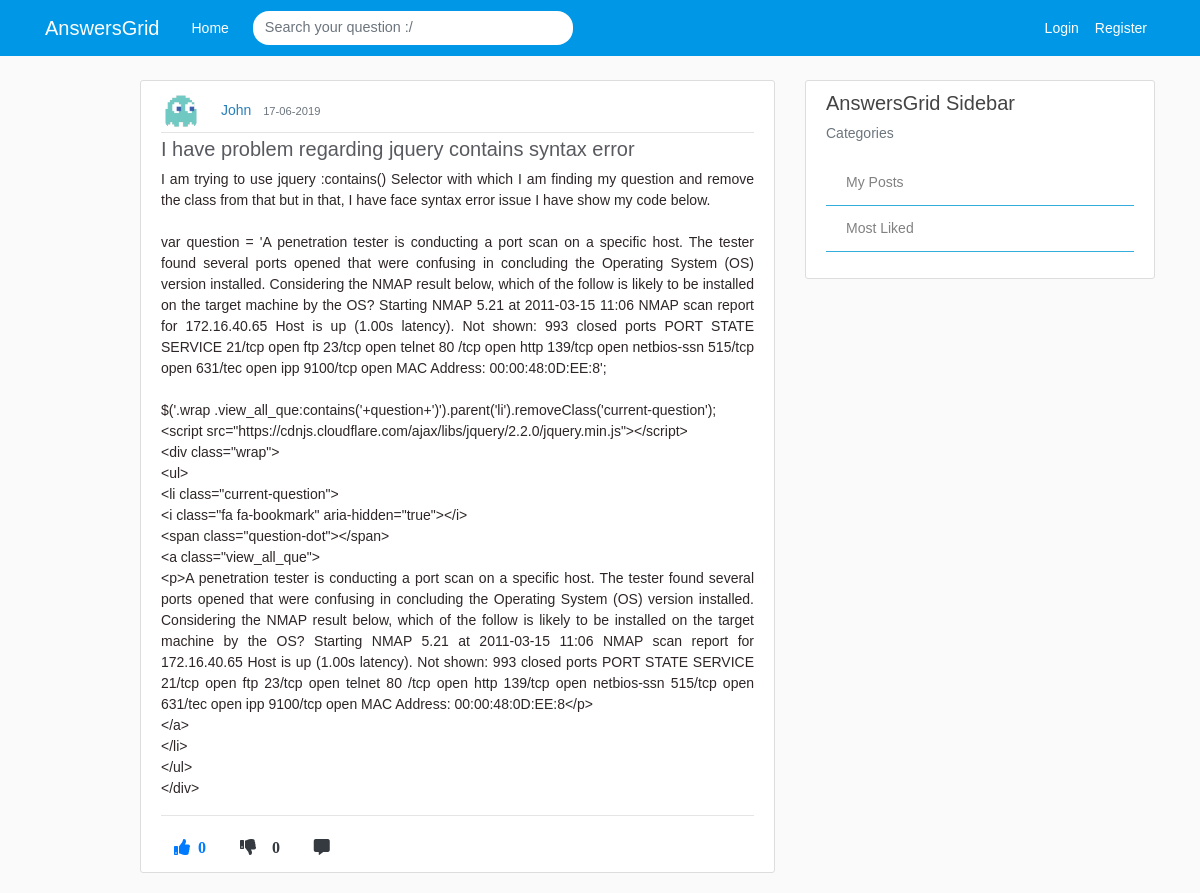
The page /post/5 on the database its author committed.
### application/models.py (models this page shows, shortened)
class User(db.Model, UserMixin):
    id = db.Column(db.Integer, primary_key=True)
    username = db.Column(db.String(20), unique=True, nullable=False)
    email = db.Column(db.String(120), unique=True, nullable=False)
    image_file = db.Column(db.String(20), nullable=False, default='default.jpg')
    password = db.Column(db.String(60), nullable=False)
    verified = db.Column(db.Integer, nullable=False)
    posts = db.relationship('Post', backref='author', lazy=True)
    answers = db.relationship('Answer', backref="author", lazy=True)
    comments = db.relationship('Comment', backref='author', lazy=True)
    answercomments = db.relationship('AnswerComment', backref='author', lazy=True)
    favourites = db.relationship('Favourite', backref='author', lazy=True)

class Post(db.Model):
    id = db.Column(db.Integer, primary_key=True)
    title = db.Column(db.String(100), nullable=False)
    content = db.Column(db.Text, nullable=False)
    date_posted = db.Column(db.DateTime, nullable=False, default=datetime.utcnow)
    like_count = db.Column(db.Integer, nullable=False, default=0)
    dislike_count = db.Column(db.Integer, nullable=False, default=0)
    user_id = db.Column(db.Integer, db.ForeignKey('user.id'), nullable=False)
    comments = db.relationship('Comment', backref='commentOnPost', lazy=True)
    answers = db.relationship('Answer', backref='answerOnPost', lazy=True)
    favourites = db.relationship('Favourite', backref='favour_post', lazy=True)

### application/routes.py (the view)
@app.route("/post/<int:post_id>", methods=['GET', 'POST'])
def post(post_id):
    post = Post.query.get_or_404(post_id)
    return render_template('post.html',title=post.title,post=post)

### application/templates/post.html (shortened to what this page needs)
{% extends "layout.html" %}
{% block content %}
    <article class="media content-section">
      <div class="media-body">
        <div class="article-metadata">
          <img class="rounded-circle article-img" src="{{ url_for('static', filename='profile_pics/' + post.author.image_file) }}">
          <a class="mr-2" href="{{ url_for('user_posts', username=post.author.username) }}">{{ post.author.username }}</a>
          <small class="text-muted">{{ post.date_posted.strftime('%d-%m-%Y') }}</small>
        </div>
        <h5 class="article-title text-justify">{{ post.title }}</h5>
        <p class="article-content text-justify">{{ post.content }}</p>
        <p><a class="article-content text-justify" href="#">{{ post.tags }}</a></p><hr>
        {%  if current_user.is_authenticated %}
        <a href="{{ url_for('upvote', post_id=post.id, user_id=current_user.id) }}"><i class="fas fa-thumbs-up mr-1 btn text-primary upvote"><span class="ml-2 likes-count">{{ post.like_count }}</span></i></a>
        <a href="{{ url_for('downvote', post_id=post.id, user_id=current_user.id) }}"><i class="fas fa-thumbs-down mr-1 btn text-dark"><span id="demo" class="ml-3">{{ post.dislike_count }}</i></a>
        <a href="{{url_for('comment_post', post_id=post.id)}}"><i class="fas fa-comment-alt mr-1 btn text-dark"></i></a>
        <a href="https://twitter.com/share?ref_src=twsrc%5Etfw" class="twitter-share-button" data-show-count="false"></a>
        {% else %}
        <a href="#"><i class="fas fa-thumbs-up mr-1 btn text-primary upvote"><span class="ml-2 likes-count">{{ post.like_count }}</span></i></a>
        <a href="#"><i class="fas fa-thumbs-down mr-1 btn text-dark"><span id="demo" class="ml-3">{{ post.like_count }}</i></a>
        <a href="{{url_for('comment_post', post_id=post.id)}}"><i class="fas fa-comment-alt mr-1 btn text-dark"></i></a>
      {% endif %}
      </div>
    </article>
{% endblock content %}

### application/static/main.css (style rules this page uses)
body { background: #fafafa; color: #333333; margin-top: 5rem; }
h1, h2, h3, h4, h5, h6 { color: #444444; }
.content-section { background: #ffffff; padding: 10px 20px; border: 1px solid #dddddd; border-radius: 3px; margin-bottom: 20px; }
.article-title { color: #444444; }
.article-content { white-space: pre-line; }
.article-img { height: 40px; width: 40px; margin-right: 16px; }
.article-metadata { padding-bottom: 1px; margin-bottom: 4px; border-bottom: 1px solid #e3e3e3 }

### application/templates/layout.html (style rules this page uses)
body { color: #2e2626; margin-top: 5rem; font-size: 14px; font-weight: unset; line-height: 1.5; font-family: Arial; }
img { display: inline; }
a { color: #2980b9; }
.fa-thumbs-up { color: #4286f4; }
.fa-thumbs-down { color: #f1545b }
.article-title { color: #595a60; }

### rows shown on the page
User: image_file (placeholder picture), author.username "John"
Post: date_posted "17-06-2019", title "I have problem regarding jquery contains syntax error", content "I am trying to use jquery :contains() Selector with which I am finding my question and remove the class from that but in that, I have face syntax error issue I have show my code below. var question = 'A penetration tester is conducting a port scan on a specific host. The tester found several ports opened that were confusing in concluding the Operating System (OS) version installed. Considering the NMAP result below, which of the follow is likely to be installed on the target machine by the OS? Starting NMAP 5.21 at 2011-03-15 11:06 NMAP scan report for 172.16.40.65 Host is up (1.00s latency). Not shown: 993 closed ports PORT STATE SERVICE 21/tcp open ftp 23/tcp open telnet 80 /tcp open http…", like_count "0"
